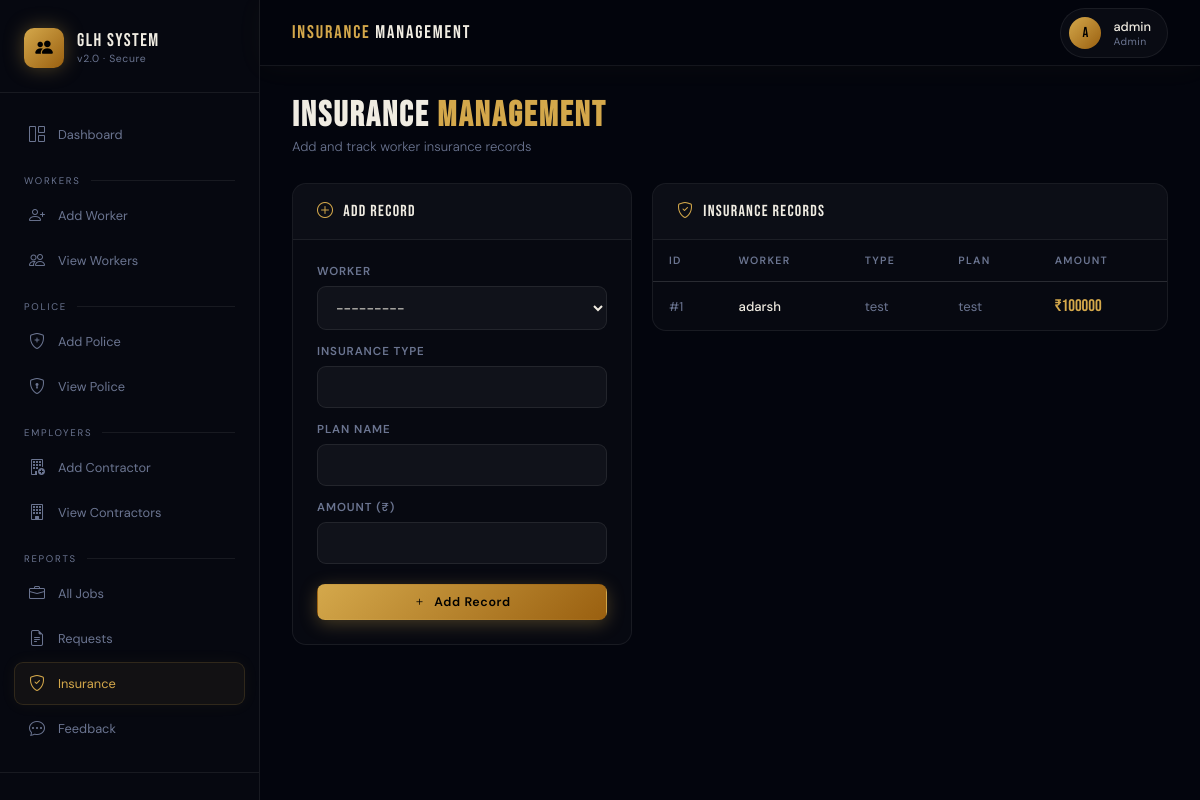
Screenshot of /admin-panel/insurance/ (signed in) with the database file from the repository.
### hiring/models.py (models this page shows, shortened)
class UserProfile(models.Model):
    USER_TYPE_CHOICES = [
        ('Admin',    'Admin'),
        ('Police',   'Police'),
        ('Employer', 'Employer'),
        ('Worker',   'Worker'),
    ]
    STATUS_CHOICES = [
        ('Active',   'Active'),
        ('Inactive', 'Inactive'),
    ]
    user      = models.OneToOneField(User, on_delete=models.CASCADE, related_name='profile')
    user_type = models.CharField(max_length=20, choices=USER_TYPE_CHOICES)
    status    = models.CharField(max_length=10, choices=STATUS_CHOICES, default='Active')

class Worker(models.Model):
    GENDER_CHOICES = [('Male', 'Male'), ('Female', 'Female'), ('Other', 'Other')]
    wid             = models.AutoField(primary_key=True)
    name            = models.CharField(max_length=100)
    address         = models.TextField()
    gender          = models.CharField(max_length=10, choices=GENDER_CHOICES)
    phone           = models.CharField(max_length=15)
    email           = models.EmailField(unique=True)
    aadhaar_number  = models.CharField(max_length=12, unique=True)
    date_of_birth   = models.DateField()
    languages_known = models.CharField(max_length=200)
    login           = models.OneToOneField(UserProfile, on_delete=models.CASCADE, related_name='worker_profile')
    def __str__(self):
        return self.name

### hiring/views.py (the view, shortened to what this page needs)
# urls.py: path('admin-panel/insurance/',               views.admin_manage_insurance, name='admin_manage_insurance'),
@login_required
def admin_manage_insurance(request):
    if get_role(request.user) != 'Admin': return redirect('dashboard')
    form = InsuranceForm()
    rows = sql_fetchall(
        "SELECT i.id,i.insurance_type,i.insurance_name,i.amount,w.name AS wname FROM hiring_insurance i JOIN hiring_worker w ON i.worker_id=w.wid ORDER BY i.id"
    )
    class O: pass
    insurances = []
    for r in rows:
        obj=O(); obj.id=r['id']; obj.insurance_type=r['insurance_type']
        obj.insurance_name=r['insurance_name']; obj.amount=r['amount']
        w=O(); w.name=r['wname']; obj.worker=w
        insurances.append(obj)
    return render(request, 'hiring/admin/manage_insurance.html', {'form': form, 'insurances': insurances})

### hiring/forms.py
class InsuranceForm(forms.ModelForm):
    class Meta:
        model = Insurance
        fields = ['worker', 'insurance_type', 'insurance_name', 'amount']
        widgets = {
            'worker':         forms.Select(attrs={'class': 'form-control'}),
            'insurance_type': forms.TextInput(attrs={'class': 'form-control'}),
            'insurance_name': forms.TextInput(attrs={'class': 'form-control'}),
            'amount':         forms.NumberInput(attrs={'class': 'form-control'}),
        }

### hiring/views.py (called while the page is built)
def sql_fetchall(query, params=None):
    with connection.cursor() as cursor:
        cursor.execute(query, params or [])
        columns = [col[0] for col in cursor.description]
        return [dict(zip(columns, row)) for row in cursor.fetchall()]

def get_role(user):
    try:
        return user.profile.user_type
    except Exception:
        return None

### hiring/templates/hiring/admin/manage_insurance.html (shortened to what this page needs)
{% extends "hiring/base.html" %}
{% block page_title %}<span>Insurance</span> Management{% endblock %}
{% block sidebar %}
<a href="{% url 'admin_dashboard' %}"><i class="bi bi-grid-1x2"></i> Dashboard</a>
<div class="sb-section">Workers</div>
<a href="{% url 'admin_add_worker' %}"><i class="bi bi-person-plus"></i> Add Worker</a>
<a href="{% url 'admin_view_workers' %}"><i class="bi bi-people"></i> View Workers</a>
<div class="sb-section">Police</div>
<a href="{% url 'admin_add_police' %}"><i class="bi bi-shield-plus"></i> Add Police</a>
<a href="{% url 'admin_view_police' %}"><i class="bi bi-shield-lock"></i> View Police</a>
<div class="sb-section">Employers</div>
<a href="{% url 'admin_add_contractor' %}"><i class="bi bi-building-add"></i> Add Contractor</a>
<a href="{% url 'admin_view_contractors' %}"><i class="bi bi-building"></i> View Contractors</a>
<div class="sb-section">Reports</div>
<a href="{% url 'admin_view_jobs' %}"><i class="bi bi-briefcase"></i> All Jobs</a>
<a href="{% url 'admin_view_requests' %}"><i class="bi bi-file-earmark-text"></i> Requests</a>
<a class="active" href="{% url 'admin_manage_insurance' %}"><i class="bi bi-shield-check"></i> Insurance</a>
<a href="{% url 'admin_view_feedback' %}"><i class="bi bi-chat-dots"></i> Feedback</a>
{% endblock %}
{% block content %}
<div class="page-hdr fu"><div><h1>Insurance <span>Management</span></h1><p>Add and track worker insurance records</p></div></div>
<div style="display:grid;grid-template-columns:340px 1fr;gap:20px;align-items:start;">
  <div class="card fu">
    <div class="card-hdr"><div class="card-title"><i class="bi bi-plus-circle"></i> Add Record</div></div>
    <div class="card-body">
      <form method="post">{% csrf_token %}
        <div class="form-group" style="margin-bottom:14px;"><label class="form-label">Worker</label>{{ form.worker }}</div>
        <div class="form-group" style="margin-bottom:14px;"><label class="form-label">Insurance Type</label>{{ form.insurance_type }}</div>
        <div class="form-group" style="margin-bottom:14px;"><label class="form-label">Plan Name</label>{{ form.insurance_name }}</div>
        <div class="form-group" style="margin-bottom:20px;"><label class="form-label">Amount (₹)</label>{{ form.amount }}</div>
        <button type="submit" class="btn btn-gold" style="width:100%;justify-content:center;"><i class="bi bi-plus"></i> Add Record</button>
      </form>
    </div>
  </div>
  <div class="card fu"><div class="card-hdr"><div class="card-title"><i class="bi bi-shield-check"></i> Insurance Records</div></div>
    <div class="tbl-wrap"><table>
      <thead><tr><th>ID</th><th>Worker</th><th>Type</th><th>Plan</th><th>Amount</th></tr></thead>
      <tbody>
      {% for i in insurances %}
      <tr>
        <td style="font-size:.8rem;color:var(--mist);">#{{ i.id }}</td>
        <td class="primary">{{ i.worker.name }}</td>
        <td>{{ i.insurance_type }}</td>
        <td>{{ i.insurance_name }}</td>
        <td style="color:var(--gold);font-family:'Bebas Neue';font-size:1.05rem;">₹{{ i.amount }}</td>
      </tr>
      {% empty %}<tr><td colspan="5"><div class="empty"><i class="bi bi-shield"></i><p>No records yet</p></div></td></tr>
      {% endfor %}
      </tbody>
    </table></div>
  </div>
</div>
{% endblock %}

### hiring/templates/hiring/base.html (shortened to what this page needs)
<!DOCTYPE html>
<html lang="en">
<head>
  <link rel="stylesheet" href="https://cdn.jsdelivr.net/npm/bootstrap-icons@1.11.3/font/bootstrap-icons.css">
</head>
<body>
{% if user.is_authenticated %}
<div class="app">
  <aside class="sidebar">
    <div class="sb-brand">
      <a href="#" class="sb-logo">
        <div class="sb-icon"><i class="bi bi-people-fill"></i></div>
        <div>
          <div class="sb-name">GLH System</div>
          <div class="sb-sub">v2.0 · Secure</div>
        </div>
      </a>
    </div>
    <nav class="sb-nav">{% block sidebar %}{% endblock %}</nav>
    <div class="sb-footer">
      <a href="{% url 'logout' %}"> Log Out</a>
    </div>
  </aside>
  <div class="main">
    <div class="topbar">
      <div class="topbar-title">{% block page_title %}<span>Dashboard</span>{% endblock %}</div>
      <div class="user-chip">
        <div class="user-av">{{ user.username|slice:":1"|upper }}</div>
        <div>
          <div class="user-name">{{ user.username }}</div>
          <div class="user-role">{% if user.profile %}{{ user.profile.user_type }}{% endif %}</div>
        </div>
      </div>
    </div>
    <div class="content">
      {% block content %}{% endblock %}
    </div>
  </div>
</div>
{% else %}
{% block public_content %}{% endblock %}
{% endif %}
</body>
</html>

### rows the page displays
Worker: id "1", worker.name "adarsh", insurance_type "test", insurance_name "test", amount "100000"

### other values shown
{{ user.username|slice:":1"|upper }} "A"
{{ user.username }} "admin"
{{ user.profile.user_type }} "Admin"
